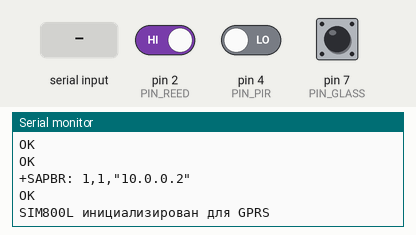
The sketch below on a simulated Arduino Mega 2560, built with avr-gcc and run on an emulated ATmega2560. On the bench: the last lines printed to the serial monitor. The test bench sets the inputs (shaded band); at power-on: pin 2 (PIN_REED) HIGH, pin 4 (PIN_PIR) LOW, pin 7 (PIN_GLASS) HIGH. The modem accepts every AT command (registered, SIM ready, sends succeed) and sends nothing else.

Above: at 6.7 s.
6.8 s: pin 2 (PIN_REED) driven LOW
At 8.0 s:
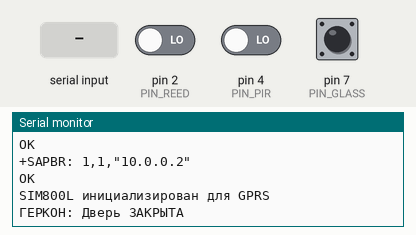
8.3 s: pin 4 (PIN_PIR) driven HIGH
At 8.7 s:
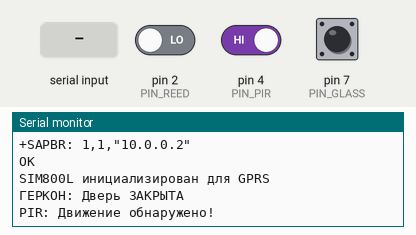
11.3 s: pin 7 (PIN_GLASS) pulled LOW for 0.15 s
At 12.6 s:
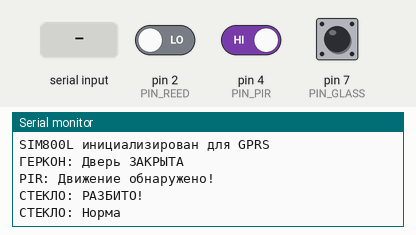
12.9 s: "1" received over the second serial link
15.9 s: pin 7 (PIN_GLASS) pulled LOW for 1 s
At 18.3 s:
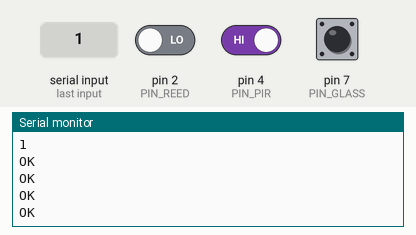

The sketch:

asd.ino
```cpp
// Геркон (D2) + PIR (D4) + датчик разбития стекла (D7) + SIM800L (HTTP POST)

const int PIN_REED   = 2;   // геркон
const int PIN_PIR    = 4;   // датчик движения
const int PIN_GLASS  = 7;   // датчик разбития стекла

// --- Геркон (антидребезг) ---
const unsigned long DEBOUNCE_MS = 30;
int stableReed = HIGH;
int lastReed = HIGH;
unsigned long lastChangeReed = 0;

// --- PIR ---
unsigned long lastPirTrigger = 0;
const unsigned long PIR_COOLDOWN = 5000; // 5 секунд пауза

// --- Стекло ---
int lastGlass = HIGH; // HIGH = норма, LOW = тревога

// --- HTTP ---
unsigned long lastHttpTime = 0;
const unsigned long HTTP_COOLDOWN = 15000; // 15 сек между запросами

// 🔹 сюда впиши свой сервер
const char APN[]     = "internet";           // APN твоего оператора
const char SERVER[]  = "123.45.67.89";       // IP или домен Django
const char URL[]     = "/api/event/";        // эндпоинт

void setup() {
  pinMode(PIN_REED, INPUT_PULLUP);
  pinMode(PIN_PIR, INPUT);
  pinMode(PIN_GLASS, INPUT_PULLUP);

  Serial.begin(9600);
  Serial1.begin(9600);   // SIM800L

  while (!Serial) {}

  Serial.println("Система: геркон + PIR + стекло + SIM800L (HTTP)");

  initSIM800L();
}

void loop() {
  // --- Геркон ---
  int reading = digitalRead(PIN_REED);
  if (reading != lastReed) {
    lastChangeReed = millis();
    lastReed = reading;
  }
  if ((millis() - lastChangeReed) >= DEBOUNCE_MS && reading != stableReed) {
    stableReed = reading;
    printReed(stableReed);
    if (stableReed == HIGH) sendEvent("door", "open");
  }

  // --- PIR ---
  int pirState = digitalRead(PIN_PIR);
  if (pirState == HIGH && (millis() - lastPirTrigger) > PIR_COOLDOWN) {
    Serial.println("PIR: Движение обнаружено!");
    sendEvent("motion", "detected");
    lastPirTrigger = millis();
  }

  // --- Стекло ---
  int glassState = digitalRead(PIN_GLASS);
  if (glassState != lastGlass) {
    lastGlass = glassState;
    printGlass(glassState);
    if (glassState == LOW) sendEvent("glass", "broken");
  }

  delay(50);
}

// ------------------ Функции ------------------

void initSIM800L() {
  delay(1000);
  sendAT("AT");
  sendAT("AT+SAPBR=3,1,\"CONTYPE\",\"GPRS\"");
  sendAT("AT+SAPBR=3,1,\"APN\",\"" + String(APN) + "\"");
  sendAT("AT+SAPBR=1,1");   // открыть GPRS
  delay(2000);
  sendAT("AT+SAPBR=2,1");   // проверить соединение
  Serial.println("SIM800L инициализирован для GPRS");
}

void sendEvent(const char* sensor, const char* state) {
  if (millis() - lastHttpTime < HTTP_COOLDOWN) return; // антиспам
  lastHttpTime = millis();

  String json = String("{\"sensor\":\"") + sensor + "\",\"state\":\"" + state + "\"}";

  Serial.print("POST -> ");
  Serial.println(json);

  sendAT("AT+HTTPINIT");
  sendAT("AT+HTTPPARA=\"CID\",1");
  sendAT("AT+HTTPPARA=\"URL\",\"http://" + String(SERVER) + String(URL) + "\"");
  sendAT("AT+HTTPPARA=\"CONTENT\",\"application/json\"");

  Serial1.println("AT+HTTPDATA=" + String(json.length()) + ",10000");
  delay(200);
  Serial1.println(json);
  delay(1000);

  sendAT("AT+HTTPACTION=1");  // 1 = POST
  delay(5000);
  sendAT("AT+HTTPTERM");
}

void sendAT(String cmd) {
  Serial1.println(cmd);
  delay(500);
  while (Serial1.available()) {
    Serial.write(Serial1.read()); // вывод ответа модуля
  }
}

void printReed(int state) {
  if (state == LOW) {
    Serial.println("ГЕРКОН: Дверь ЗАКРЫТА");
  } else {
    Serial.println("ГЕРКОН: Дверь ОТКРЫТА");
  }
}

void printGlass(int state) {
  if (state == HIGH) {
    Serial.println("СТЕКЛО: Норма");
  } else {
    Serial.println("СТЕКЛО: РАЗБИТО!");
  }
}
```

Measured:
- after the input at 6.8 s, the serial monitor: prints a new line after 0.08 s (image 1)
- after the input at 8.3 s, the serial monitor: prints a new line at once (image 2)
- after the input at 11.3 s, the serial monitor: prints a new line at once (image 3)
- after the input at 15.9 s, the serial monitor: prints a new line at once (image 4)
